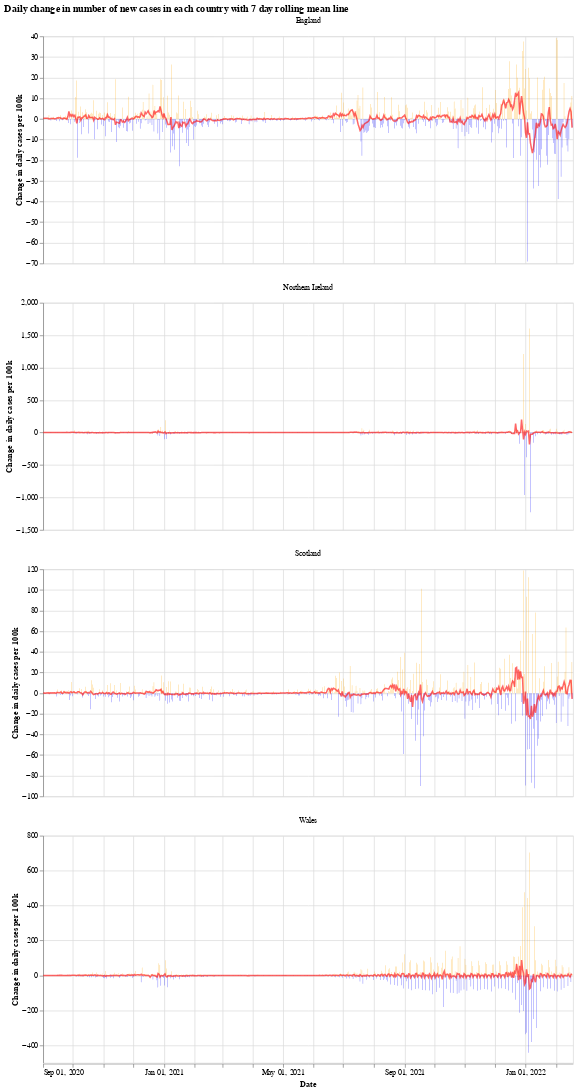

Notebook cell for this chart:
### Markdown cell above
We will use the Python library `Altair` for visualising the data, see the [altair docs](https://altair-viz.github.io/) for more information.

First we have a graph which shows the daily change in the number of new cases for each country. This number jumps up and down all over the place, which is likely due to delay in reporting of new cases over the weekend. Another interesting thing is that it looks like the daily cases in Wales experienced a much shorter period of calm over the summer (calm in the sense of daily cases not jumping up and down).

The orange bars are days when the number of new cases (per 100k population) was more than the previous day, while the blue are days when the number of new cases dropped. The red line is the 7 day moving average. 

When the moving average line is below 0, it means that there is a consistent drop in new cases. We can see this clearly happening around the times that lockdowns were introduced (though, to varying degrees). I will update the graphs soon with a marker of when each lockdown started.

### Code cell
# collapse
import altair as alt

bars = alt.Chart(uk_cases).mark_bar().encode(
    x=alt.X("yearmonthdate(date):T", axis=alt.Axis(title='Date')),
    y=alt.Y("casesChangeRate:Q", axis=alt.Axis(title='Change in daily cases per 100k')),
    tooltip='casesChange',
    color=alt.condition(
        alt.datum.casesChangeRate > 0,
        alt.value("orange"),  # The positive color
        alt.value("blue")  # The negative color
    )
).properties(title='Daily change in number of new cases with 7 day rolling mean',width=700).interactive()

line = alt.Chart(uk_cases).mark_line(
    color='red',
    size=2,
    opacity=0.6
).transform_window(
    rolling_mean='mean(casesChangeRate)',
    frame=[0, 7],
    groupby=['areaName']
).encode(
    x='yearmonthdate(date):T',
    y='rolling_mean:Q'
)

alt.layer(bars, line, data=uk_cases).facet(alt.Column(
    'areaName', title=''), columns=1).resolve_scale(y='independent').properties(title='Daily change in number of new cases in each country with 7 day rolling mean line')

### Figure 1 — Vega-Lite specification as saved in the notebook (floating-point values rounded to 4 significant figures; data arrays with more than 128 entries replaced by an {"elided": "..."} marker saying what was removed)
{"config": {"view": {"continuousWidth": 400, "continuousHeight": 300}}, "data": {"name": "data-15192b7c9071dfd4f831e725ceeb83ce"}, "facet": {"type": "nominal", "field": "areaName", "title": ""}, "spec": {"layer": [{"mark": "bar", "encoding": {"color": {"condition": {"value": "orange", "test": "(datum.casesChangeRate > 0)"}, "value": "blue"}, "tooltip": {"type": "quantitative", "field": "casesChange"}, "x": {"type": "temporal", "axis": {"title": "Date"}, "field": "date", "timeUnit": "yearmonthdate"}, "y": {"type": "quantitative", "axis": {"title": "Change in daily cases per 100k"}, "field": "casesChangeRate"}}, "selection": {"selector001": {"type": "interval", "bind": "scales", "encodings": ["x", "y"]}}, "title": "Daily change in number of new cases with 7 day rolling mean", "width": 700}, {"mark": {"type": "line", "color": "red", "opacity": 0.6, "size": 2}, "encoding": {"x": {"type": "temporal", "field": "date", "timeUnit": "yearmonthdate"}, "y": {"type": "quantitative", "field": "rolling_mean"}}, "transform": [{"window": [{"op": "mean", "field": "casesChangeRate", "as": "rolling_mean"}], "frame": [0, 7], "groupby": ["areaName"]}]}]}, "columns": 1, "resolve": {"scale": {"y": "independent"}}, "title": "Daily change in number of new cases in each country with 7 day rolling mean line", "$schema": "https://vega.github.io/schema/vega-lite/v4.8.1.json", "datasets": {"data-15192b7c9071dfd4f831e725ceeb83ce": {"elided": "2140 records"}}}
